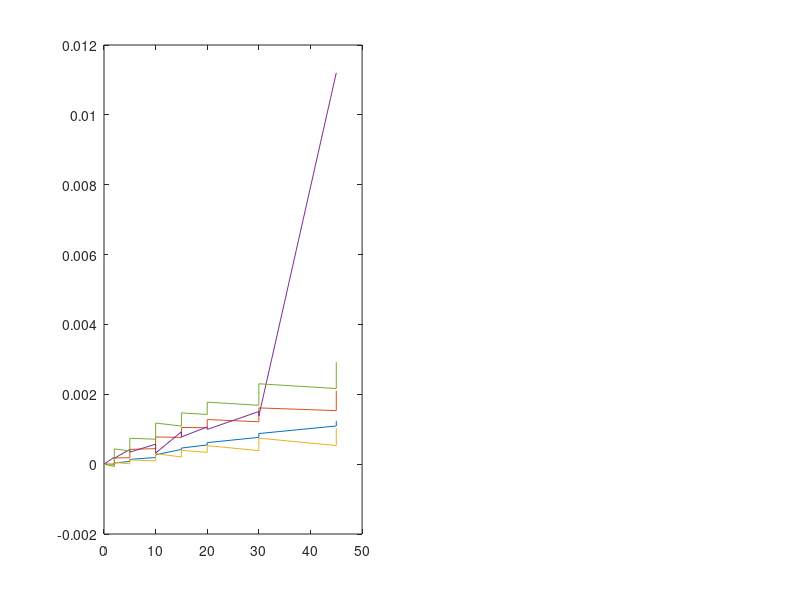

MATLAB code for this plot: (Note: this script raises an error after producing the figure.)
% see Shen et al, 2024 for details
% sample code for processing strain stress data
% process S plug
% this function could benifit from the usage of symolic math package(e.g,
% use command: digits(50)

clear all
close all

theta = 45*pi/180;
theta_f = 37.1*pi/180
tau1 = 60*pi/180
tau2 = 60*pi/180

eV1_fail = 1 % set flag that ev1 has failed

% from 1st to 5th colum, present epV1 ef45, eh1, eh2 and eh3, see shen et al.
strain_data = [
    1207	1348	1716	2337	181
    1006	1366	1712	2360	249
    1039	1317	1540	2288	-256
    784     1268	1532	2326	-196
    863     1211	1293	2216	-560
    636     1158	1272	2244	-533
    890     1079	938     2035	-996
    281     927     950     2132	-909
    427     888     666     1942	-1286
    142     797     672     2001	-1242
    212     732     438     1807	-1594
    -299	581     503     1950	-1504
    -172	472     106     1592	-2120
    -9999	255     183     1805	-1984
    -9999	109     -384	1305	-2740
];
% NOTE  -9999 means strain gage failes
% first column: axial pressure; second column: radial pressure
pressure_data = [
0	0
2	0
2	2
5	2
5	5
10	5
10	10
15	10
15	15
20	15
20	20
30	20
30	30
45	30
45	45
];


eV1 = strain_data(1:end,1)-strain_data(1,1); % fail
e45 = strain_data(1:end,2)-strain_data(1,2); 
eH1 = strain_data(1:end,3)-strain_data(1,3);
eH2 = strain_data(1:end,4)-strain_data(1,4);
eH3 = strain_data(1:end,5)-strain_data(1,5); 


eV1 = eV1/1e6*-1;
e45 = e45/1e6*-1;
eH1 = eH1/1e6*-1;
eH2 = eH2/1e6*-1;
eH3 = eH3/1e6*-1;

axial_press = pressure_data(1:end, 1);
radial_press = pressure_data(1:end, 2);

figure
subplot(121)
plot(axial_press, e45, axial_press, eH1, axial_press,eH2,axial_press, eV1, axial_press, eH3)

if eV1_fail ==1
    for i = 1:length(eH1)
        %function [ep1, ep3] = V_strain_fix(ep1,ep_theta,ep3, theta)
        [eV1_c(i)] = V_strain_fix(NaN,e45(i),eH1(i), theta); % ev1 fail
    end
else
    eV1_c = eV1;
end



% from 30 -40 MPa, use eV1_c
eV1_c = eV1_c - (eV1_c(end-2) - eV1(end-2))
for i = 1:length(eH1)
    if i < length(eH1)-2
        eV1_c(i)=eV1(i)
    end
end

subplot(122)
plot(axial_press,eV1, axial_press,eV1_c)
%%%%%%%%%%%%%%%%%%%%%%%%%%%%%%%%%%%%%%%%%%%%%%
% S plug process
%

for i = 1:length(eH1) 
    [e2p3(i), e3p3(i),om(i)] = H_strain_gages_inversion(eH1(i), eH2(i), eH3(i),NaN,tau1,tau2); % find what are eH1 and eH2
end
figure
plot(axial_press,om/pi*180)
title('Omega angle')



% obtain ep1p, ep2p, ep3p

e2p = e2p3;
e3p = e3p3;
e1p = eV1_c;


%figure
%plot(axial_press,e1p,axial_press,e2p,axial_press,e3p)

%calc S44
sq_alpha = sin(theta_f);
sq_beta = cos(theta_f);
for i = 1:length(e2p)
    S44up(i) = e3p(i)*sq_alpha*sq_beta - e1p(i)*sq_alpha*sq_beta;
    S44down(i) = radial_press(i)*sq_alpha*sq_beta - axial_press(i)*sq_alpha*sq_beta;
    if i > 1
        S44(i) = (S44up(i) - S44up(i-1))/(S44down(i) - S44down(i-1));
    end
    
end



alpha = (sin(theta_f))^2 ; % 
beta = (cos(theta_f))^2;

e2 = e2p;
e1 = e1p(:)*beta + e3p(:)*alpha;
e3 = e1p(:)*alpha + e3p(:)*beta;



R1= [];
R2 = [];
R3 = [];

for i = [3 5 7 9 11 13 15]
    R1(end+1) = (e1(i) - e1(i-1))/(radial_press(i) - radial_press(i-1));
    R2(end+1) = (e2(i) - e2(i-1))/(radial_press(i) - radial_press(i-1));
    R3(end+1) = (e3(i) - e3(i-1))/(radial_press(i) - radial_press(i-1));
end


A1= [];
A2 = [];
A3 = [];

pressure_for_S = []
for i = [2 4 6 8 10 12 14]
    A1(end+1) = (e1(i) - e1(i-1))/(axial_press(i) - axial_press(i-1));
    A2(end+1) = (e2(i) - e2(i-1))/(axial_press(i) - axial_press(i-1));
    A3(end+1) = (e3(i) - e3(i-1))/(axial_press(i) - axial_press(i-1));
    pressure_for_S(end+1)= axial_press(i)
end


a = alpha;
b = beta;
for i = 2:length(A3) %
    
    bxa = [R1(i);R2(i);R3(i);A1(i);A2(i);A3(i)]
    Axa = [a 1 b 0;1 a b 0; 0 0 (1+a) b;b 0 a 0; 0 b a 0; 0 0 b a]
    xout = Axa\bxa;
    S11H(i)= xout(1);
    S12H(i) = xout(2);
    S13H(i) = xout(3);
    S33H(i) = xout(4);
    
    bxa = [R1(i-1);R2(i-1);R3(i-1);A1(i);A2(i);A3(i)]
    AxaA = [a 1 b 0;1 a b 0; 0 0 (1+a) b; b 0 a 0; 0 b a 0; 0 0 b a]
    xout = Axa\bxa;
    S11L(i)= xout(1);
    S12L(i) = xout(2);
    S13L(i) = xout(3);
    S33L(i) = xout(4);
    
    
end
figure
plot(1:length(S11H),S11H,1:length(S11H),S12H,1:length(S11H),S13H,1:length(S11H),S33H)
hold on
plot(1:length(S44),S44)
figure

hold on
pgonS11 = polyshape([pressure_for_S fliplr(pressure_for_S)],[S11H fliplr(S11L)] )
pgonS12 = polyshape([pressure_for_S fliplr(pressure_for_S)],[S12H fliplr(S12L)] )
pgonS13 = polyshape([pressure_for_S fliplr(pressure_for_S)],[S13H fliplr(S13L)] )
pgonS33 = polyshape([pressure_for_S fliplr(pressure_for_S)],[S33H fliplr(S33L)] )
plot(pgonS11)
plot(pgonS12)
plot(pgonS13)
plot(pgonS33)
plot(pressure_for_S,(S11H+S11L)/2,pressure_for_S,(S12H+S12L)/2,pressure_for_S,(S13H+S13L)/2,pressure_for_S,(S33H+S33L)/2)
plot(axial_press,S44)
xlim([0 45])
box on
hold off

figure
E3H = 1./S33H
E3L = 1./S33L

E1H = 1./S11H
E1L = 1./S11L

v13H = -1*S13H./S11H
v13L = -1*S13L./S11L
v31H = -1*S13H./S33H
v31L = -1*S13L./S33L

v12H = -1*S12H./S11H
v12L = -1*S12L./S11L


v12H(isnan(v12H))=0
v12L(isnan(v12L))=0

v13H(isnan(v13H))=0
v13L(isnan(v13L))=0


v31H(isnan(v31H))=0
v31L(isnan(v31L))=0


pgonE3 = polyshape([pressure_for_S(2:end) fliplr(pressure_for_S(2:end))],[E3H(2:end) fliplr(E3L(2:end))] )
pgonE1 = polyshape([pressure_for_S(2:end) fliplr(pressure_for_S(2:end))],[E1H(2:end) fliplr(E1L(2:end))] )

pgonv13 = polyshape([pressure_for_S(2:end) fliplr(pressure_for_S(2:end))],[v13H(2:end) fliplr(v13L(2:end))] )
pgonv12 = polyshape([pressure_for_S(2:end) fliplr(pressure_for_S(2:end))],[v12H(2:end) fliplr(v12L(2:end))] )
pgonv31 = polyshape([pressure_for_S(2:end) fliplr(pressure_for_S(2:end))],[v31H(2:end) fliplr(v31L(2:end))] )

figure
subplot(211)
hold on
plot(pgonE3)
plot(pgonE1)
xlim([5 45])
grid on
box on

subplot(212)
hold on
plot(pgonv13)
plot(pgonv12)
plot(pgonv31)
xlim([5 45])
box on
grid on
hold off






function [ep1, ep3] = V_strain_fix(ep1,ep_theta,ep3, theta)
% this function could benifit from the usage of symolic math package(e.g,
% use command: digits(50))
% following ep_theta = epV*cos(theta)^2 + epH*sin(theta)^2

if isnan(ep1)
    % with epV, ep_theta and theta to solve for epH
    ep1 = (ep_theta - ep3*(sin(theta)^2))/(cos(theta)^2);
    
elseif isnan(ep3)
    
    ep3 = (ep_theta - ep1*(cos(theta)^2))/(sin(theta)^2);
end
    
end

function [e2, e3,omega] = H_strain_gages_inversion(eH1, eH2, eH3, omega, tau1, tau2)
% this function could benifit from the usage of symolic math package(e.g,
% use command: digits(50))
% see https://www.mathworks.com/matlabcentral/answers/18991-passing-arguments-into-fsolve-without-using-globals
if isnan(omega)
% no knowledge of omega
tau = [tau1,tau2]
eH = [eH1, eH2, eH3]
f = @(x) radial_strain(x,tau,eH)
x0 = [pi/4,eH1,eH2];
options = optimoptions('fsolve','FiniteDifferenceType','central','StepTolerance',1e-20,'FunctionTolerance',1e-20,'DiffMaxChange',1e-6,'Algorithm','trust-region')
x = fsolve(f,x0,options)
omega = x(1)
e2 = x(2);
e3 = x(3);
elseif isnan(eH1)
    
elseif isnan(eH2)
    
elseif isnan(eH3)
    
end

end


function F = radial_strain(x,tau,eH)

F(1) = x(2)*(cos(x(1))^2) +x(3)*(sin(x(1))^2) - eH(1);
F(2) = x(2)*(cos(x(1)+tau(1))^2) +x(3)*(sin(x(1)+tau(1))^2) - eH(2);
F(3) = x(2)*(cos(x(1)+tau(1)+tau(2))^2) +x(3)*(sin(x(1)+tau(1)+tau(2))^2) - eH(3);

end


